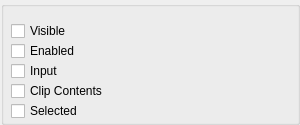
<?xml version="1.0" encoding="UTF-8"?>
<ui version="4.0">
 <class>FlagsPropertyGridWidget</class>
 <widget class="QWidget" name="FlagsPropertyGridWidget">
  <property name="geometry">
   <rect>
    <x>0</x>
    <y>0</y>
    <width>300</width>
    <height>125</height>
   </rect>
  </property>
  <property name="minimumSize">
   <size>
    <width>300</width>
    <height>125</height>
   </size>
  </property>
  <property name="windowTitle">
   <string>Form</string>
  </property>
  <widget class="QGroupBox" name="groupBox">
   <property name="geometry">
    <rect>
     <x>1</x>
     <y>1</y>
     <width>299</width>
     <height>124</height>
    </rect>
   </property>
   <property name="title">
    <string/>
   </property>
   <widget class="QCheckBox" name="selectedCheckBox">
    <property name="geometry">
     <rect>
      <x>10</x>
      <y>100</y>
      <width>280</width>
      <height>20</height>
     </rect>
    </property>
    <property name="text">
     <string>Selected</string>
    </property>
   </widget>
   <widget class="QCheckBox" name="visibleCheckBox">
    <property name="geometry">
     <rect>
      <x>10</x>
      <y>20</y>
      <width>280</width>
      <height>20</height>
     </rect>
    </property>
    <property name="text">
     <string>Visible</string>
    </property>
   </widget>
   <widget class="QCheckBox" name="inputCheckBox">
    <property name="geometry">
     <rect>
      <x>10</x>
      <y>60</y>
      <width>280</width>
      <height>20</height>
     </rect>
    </property>
    <property name="text">
     <string>Input</string>
    </property>
   </widget>
   <widget class="QCheckBox" name="clipContentsCheckbox">
    <property name="geometry">
     <rect>
      <x>10</x>
      <y>80</y>
      <width>281</width>
      <height>20</height>
     </rect>
    </property>
    <property name="text">
     <string>Clip Contents</string>
    </property>
   </widget>
   <widget class="QCheckBox" name="enabledCheckBox">
    <property name="geometry">
     <rect>
      <x>10</x>
      <y>40</y>
      <width>280</width>
      <height>20</height>
     </rect>
    </property>
    <property name="text">
     <string>Enabled</string>
    </property>
   </widget>
  </widget>
 </widget>
 <tabstops>
  <tabstop>visibleCheckBox</tabstop>
  <tabstop>enabledCheckBox</tabstop>
  <tabstop>inputCheckBox</tabstop>
  <tabstop>clipContentsCheckbox</tabstop>
  <tabstop>selectedCheckBox</tabstop>
 </tabstops>
 <resources/>
 <connections/>
</ui>
